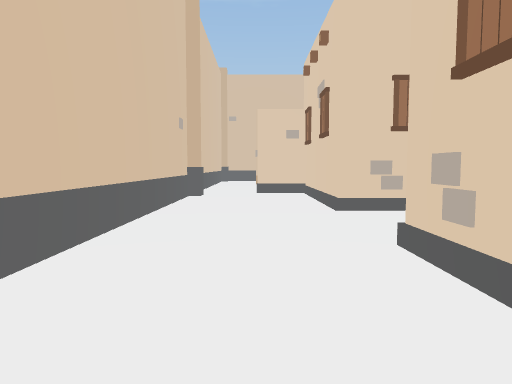
view 1 (above)

22 first-person views from a walk through a 3-D level made in the Unity game engine. The camera is 1.4 m above the floor, tilts 4° down and sees 70° across. The floor is counted in squares, 2 m on a side. Each view is taken from the middle of a square. On the plan, view 1 faces up. The plan holds only what a view shows up to about 11 squares ahead; the rest is blank. The player character is not drawn. Some animated figures are not drawn.

view 2
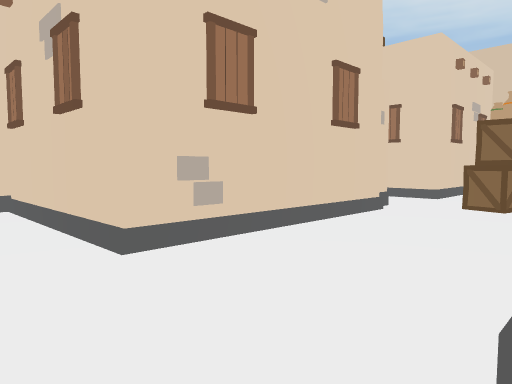

view 3
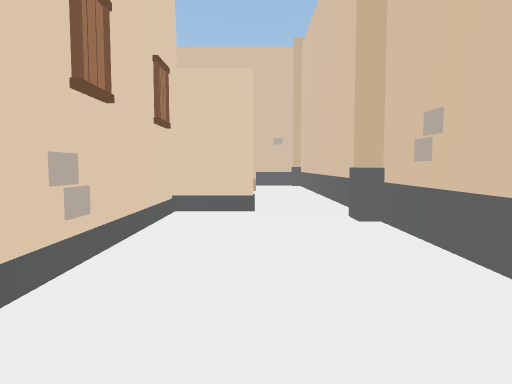

view 4
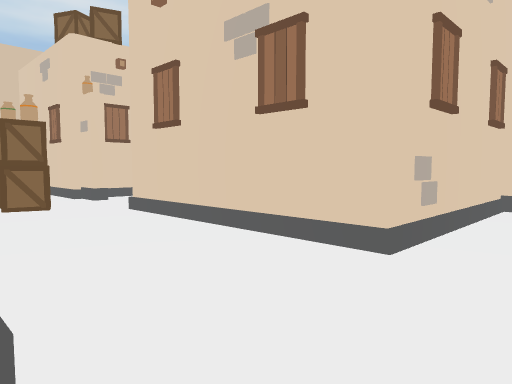

view 5
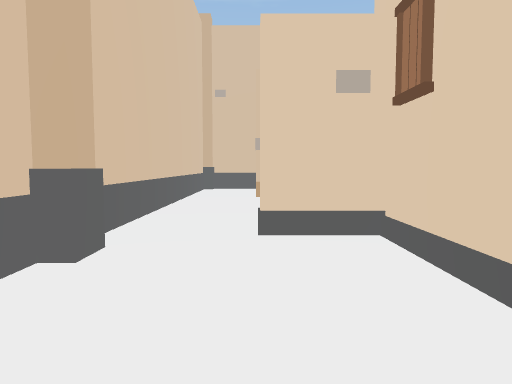

view 6
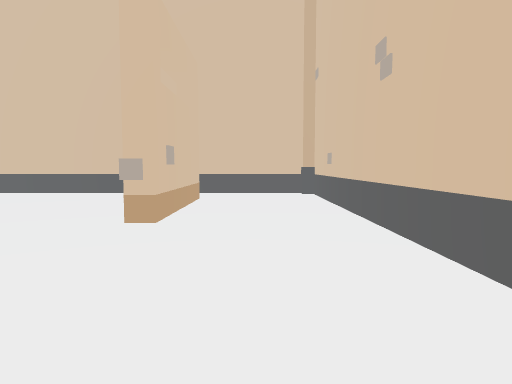

view 7
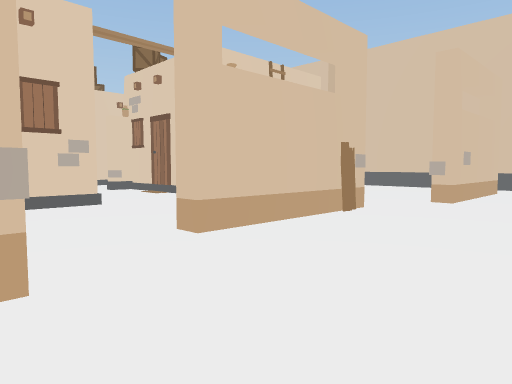

view 8
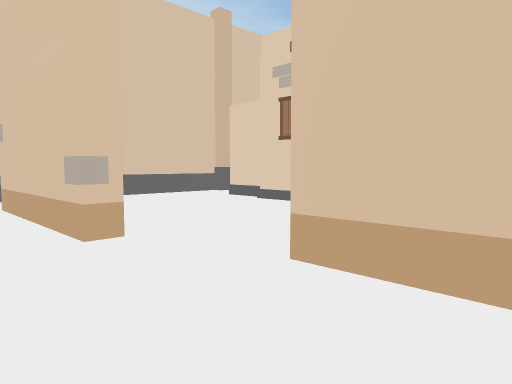

view 9
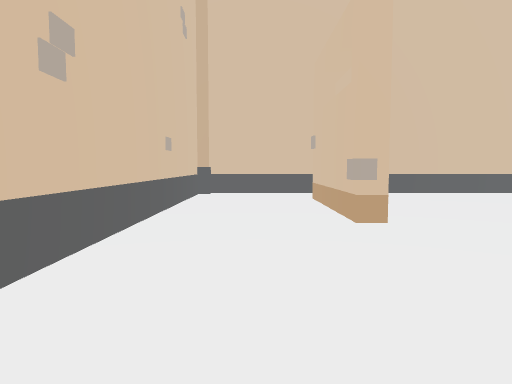

view 10
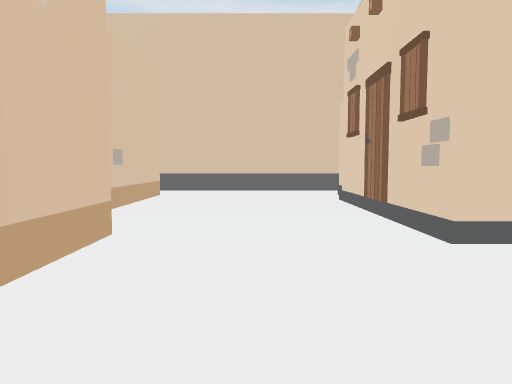

view 11
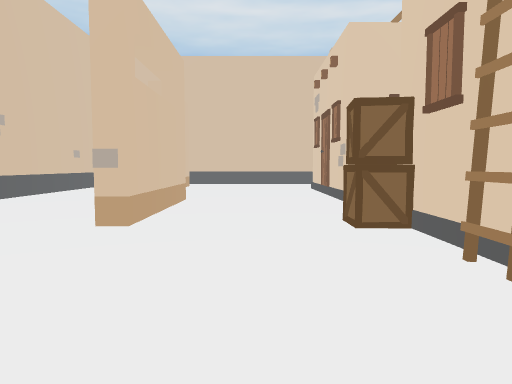

view 12
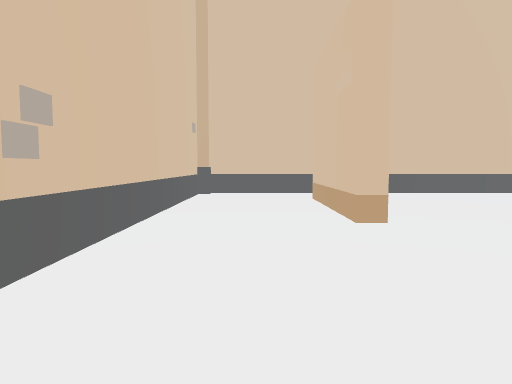

view 13
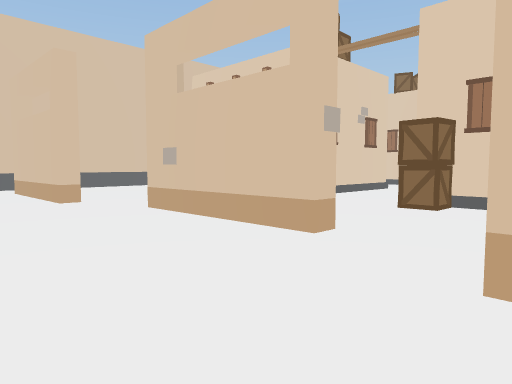

view 14
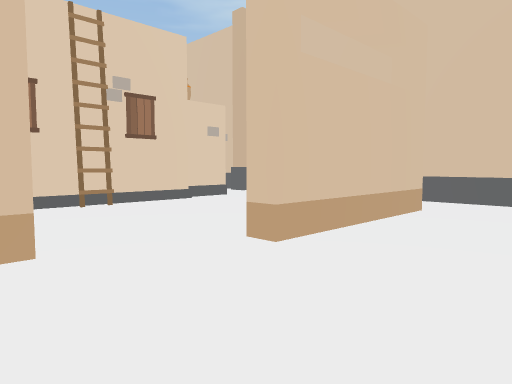

view 15
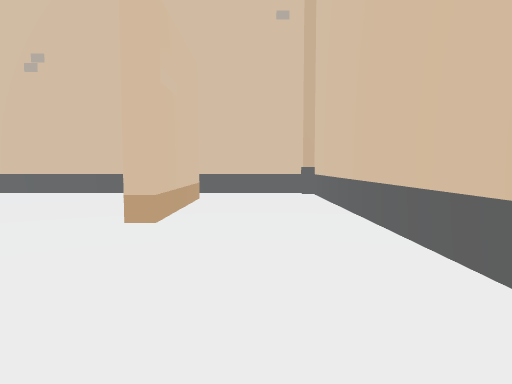

view 16
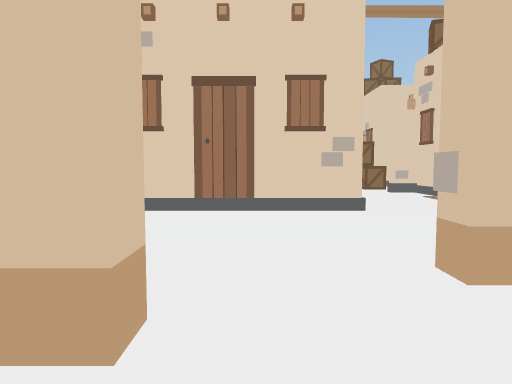

view 17
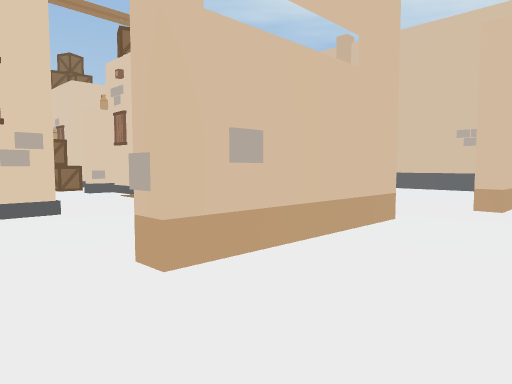

view 18
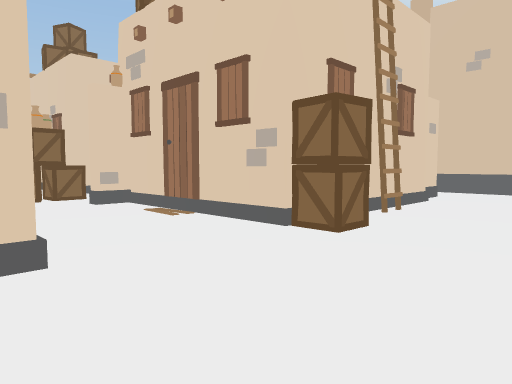

view 19
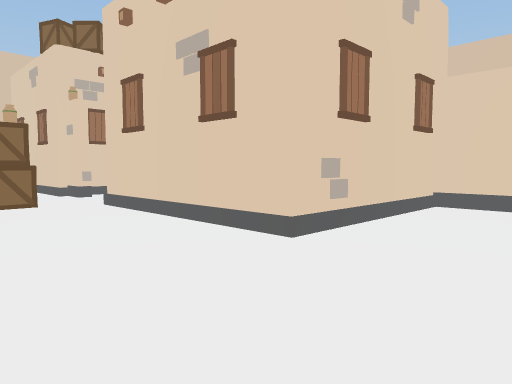

view 20
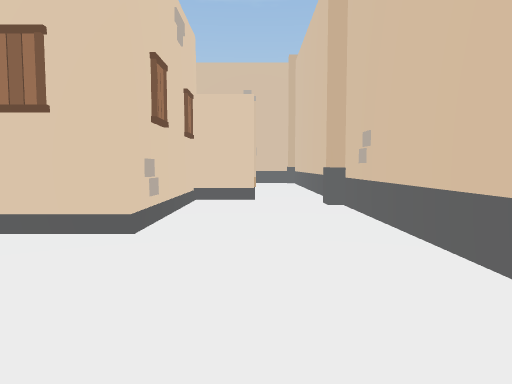

view 21
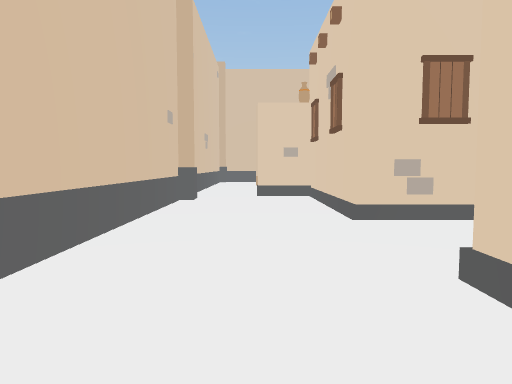

view 22
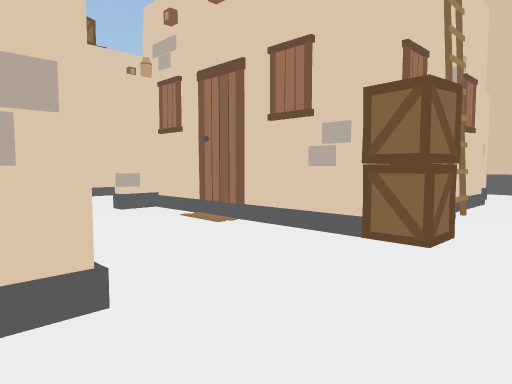

### Floor plan
Key: @ floor where view 1 was taken; # wall or solid block; . floor; B building; A box; P plank; O other object.
Columns run from 2 left of view 1 to 16 right of it. Each row starts with its distance up from view 1.
 18 ###################
 17 #.................#
 16 #.................#
 15 #.###O..P....O##..#
 14 #......PO# .......#
 13 #.................#
 12 #.................#
 11 #......A..........#
 10 #..#####...B####..#
  9 #...    ...    ...#
  8 #...    ...    ...#
  7 #...    ...    ...#
  6 #...B###O..####...#
  5 #.................#
  4 #........AA.......#
  3 #...####..O###B...#
  2 #...    ...    ...#
  1 #...    ...    ...#
  0 #.@.    ...    ...#
 -1 #..####B...#####..#
 -2 #..........A......#
 -3 #.................#
 -4 #.................#
 -5 #.####..O##..####.#
 -6 #.................#
 -7 #.................#
 -8 #.................#
 -9 ###################

Positions as (right, up) in squares from view 1, and headings:
1: (0, 0), facing up
2: (0, 3), facing up-right
3: (0, 5), facing down
4: (0, 6), facing down-right
5: (0, 6), facing up
6: (8, 16), facing left
7: (11, 17), facing down-left
8: (7, 16), facing down-right
9: (6, 16), facing right
10: (5, 12), facing right
11: (1, 12), facing right
12: (8, -7), facing left
13: (11, -8), facing up-left
14: (8, -8), facing up-right
15: (6, -7), facing right
16: (4, -7), facing up
17: (4, -7), facing up-right
18: (5, -4), facing up-right
19: (15, 3), facing up-left
20: (14, 2), facing up
21: (14, 8), facing down
22: (9, 12), facing down-left
